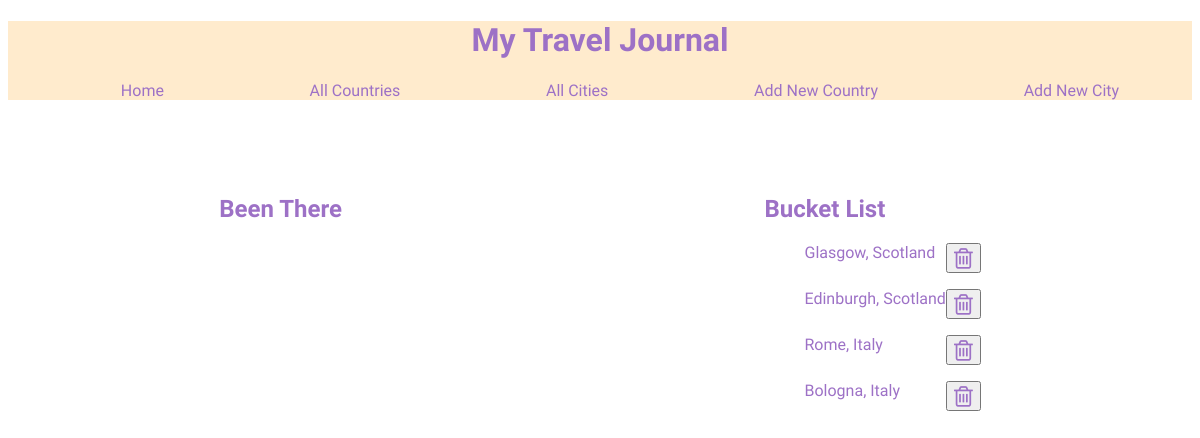
The page /cities on the database as committed earlier.
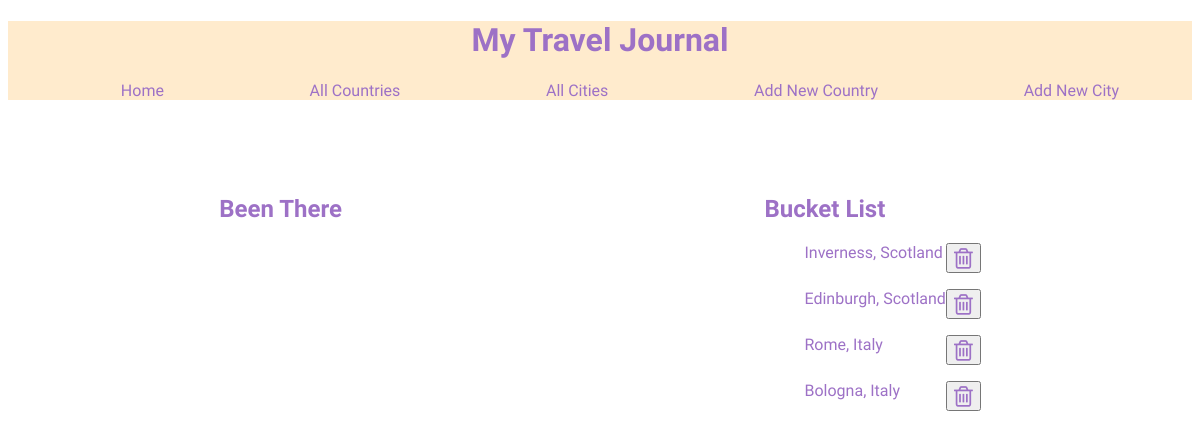
The same page on the database as committed later.
### tables this page shows
CREATE TABLE cities (
    ID INTEGER PRIMARY KEY AUTOINCREMENT,
    name VARCHAR,
    visited BOOLEAN DEFAULT FALSE,
    country_id INTEGER NOT NULL,
        FOREIGN KEY (country_id)
            REFERENCES countries(id)
        
);

CREATE TABLE countries (
    id INTEGER PRIMARY KEY AUTOINCREMENT,
    name VARCHAR,
    visited BOOLEAN DEFAULT FALSE
);

### controllers/cities_controller.py (the view)
@cities_blueprint.route("/cities")
def cities():
    cities = city_repository.select_all()
    return render_template("cities/index.html", all_cities = cities)

### db/run_sql.py (called while the page is built)
def get_db():
    path = os.path.dirname(os.path.abspath(__file__))
    db = os.path.join(path, "travel_manager.db")
    conn = sqlite3.connect(db)
    conn.execute("PRAGMA foreign_keys = 1")
    conn.row_factory = sqlite3.Row
    return conn

def run_sql(sql, values=[]):
    db = get_db()
    cursor =db.cursor()
    cursor.execute(sql, values)
    results = cursor.fetchall()
    db.commit()
    db.close()
    return results

### repositories/city_repository.py (called while the page is built)
def select_all():
    cities = []
    sql = "SELECT * FROM cities"
    results = run_sql(sql)
    for row in results:
        visited = True if row['visited'] == 1 else False
        country = country_repository.select(row['country_id'])
        city = City(row['name'], country, visited, row['id'])
        cities.append(city)
    return cities

### repositories/country_repository.py (called while the page is built)
def select(id):
    country = None
    sql = "SELECT * FROM countries WHERE id = ?"
    values = [id]
    results = run_sql(sql, values)[0]
    if results is not None:
        visited = True if results['visited'] == 1 else False
        country = Country(results['name'], visited, results['id'])
    return country

### templates/cities/index.html (shortened to what this page needs)
{% extends "base.html" %}
{% block content %}
<div class = "flexme">
        <div>
            <h2 class = "headings"> Been There</h2>
        </div>
        <div>
            <h2 class = "headings">Bucket List</h2>
            {% for city in all_cities %}
            {% if city.visited == False %}
                <ul class = "lists">
                    <li><a href="/cities/{{city.id}}">{{city.name}}</a>, {{city.country.name}}</li>
                    <li>
                        <form action="/cities/{{city.id}}/delete" method ="POST">
                            <button>
                                <i class="fa fa-trash-o" style="font-size:24px"></i>
                            </button>
                        </form>
                    </li>
                </ul>
            {% endif %}
            {% endfor %}
        </div>
</div>
{% endblock %}

Rows that differ between the two databases and show on the page:
removed cities: name "Glasgow", country.name "Scotland"
added cities: name "Inverness", country.name "Scotland"
